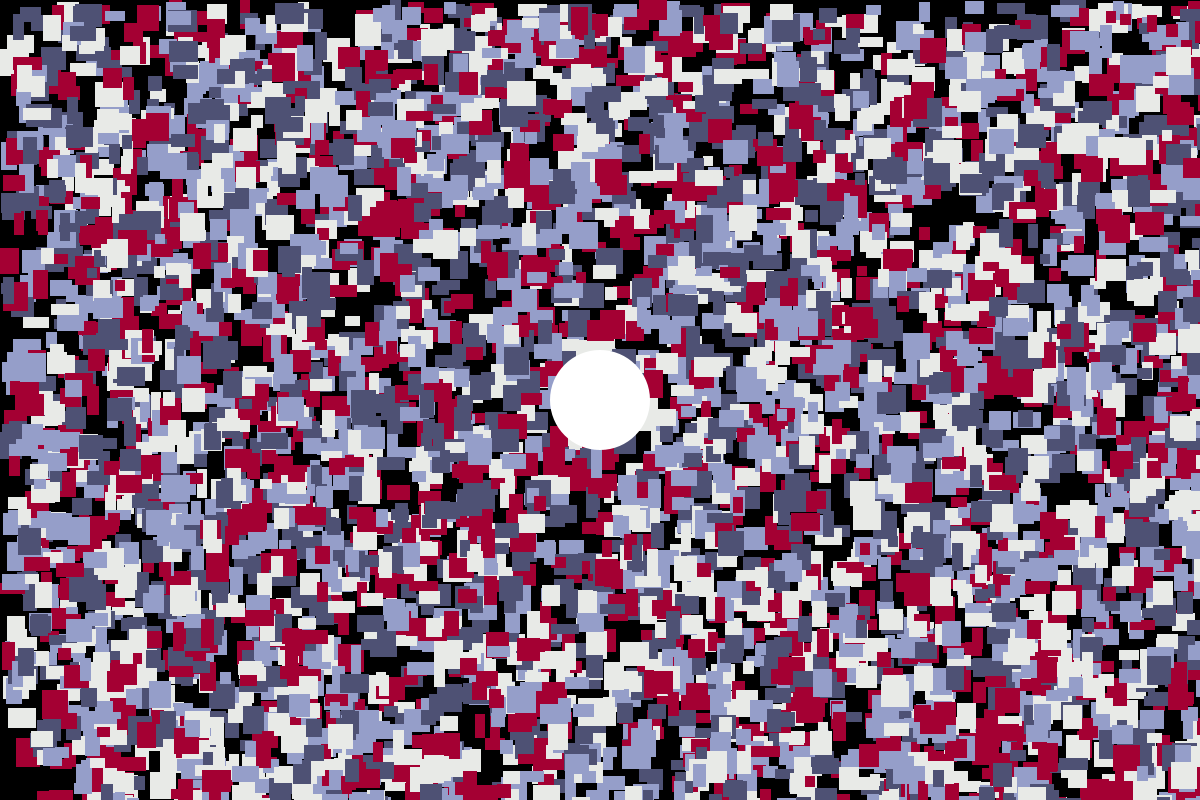
Frame 1 (no input)
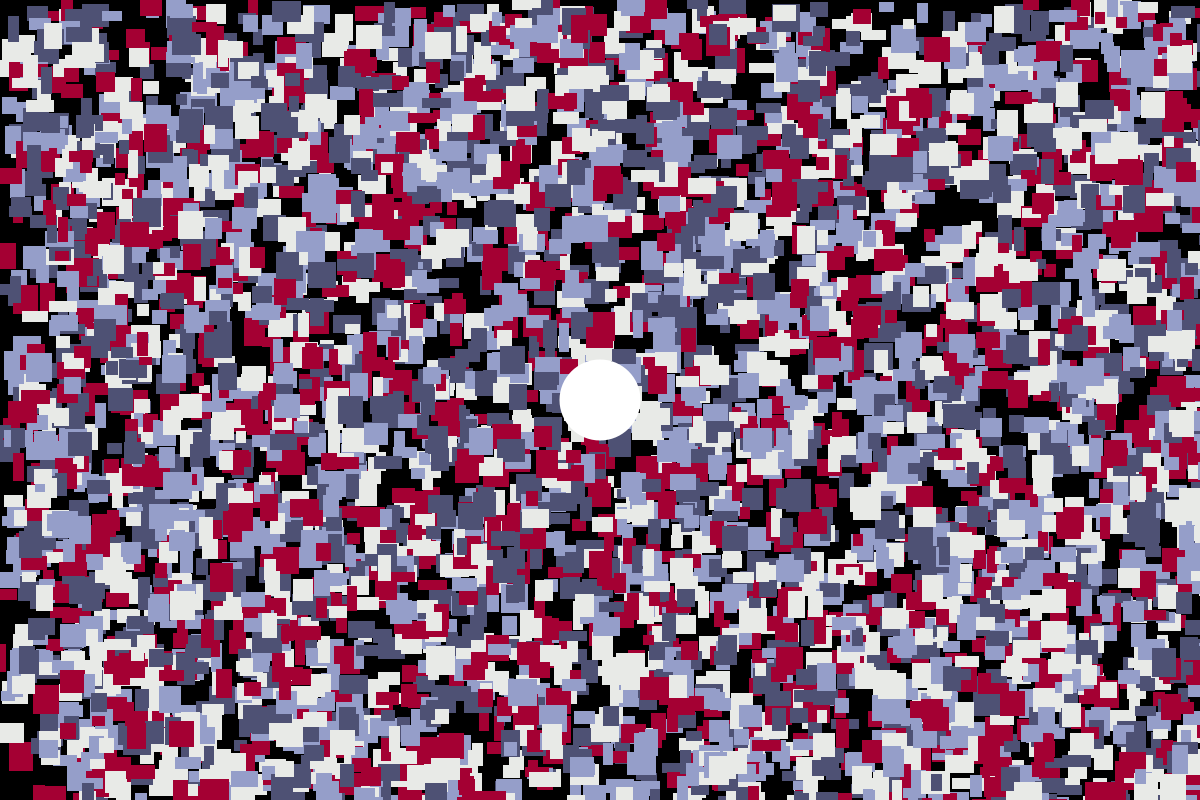
Frame 60 (the mouse pressed at the canvas centre just before this capture)
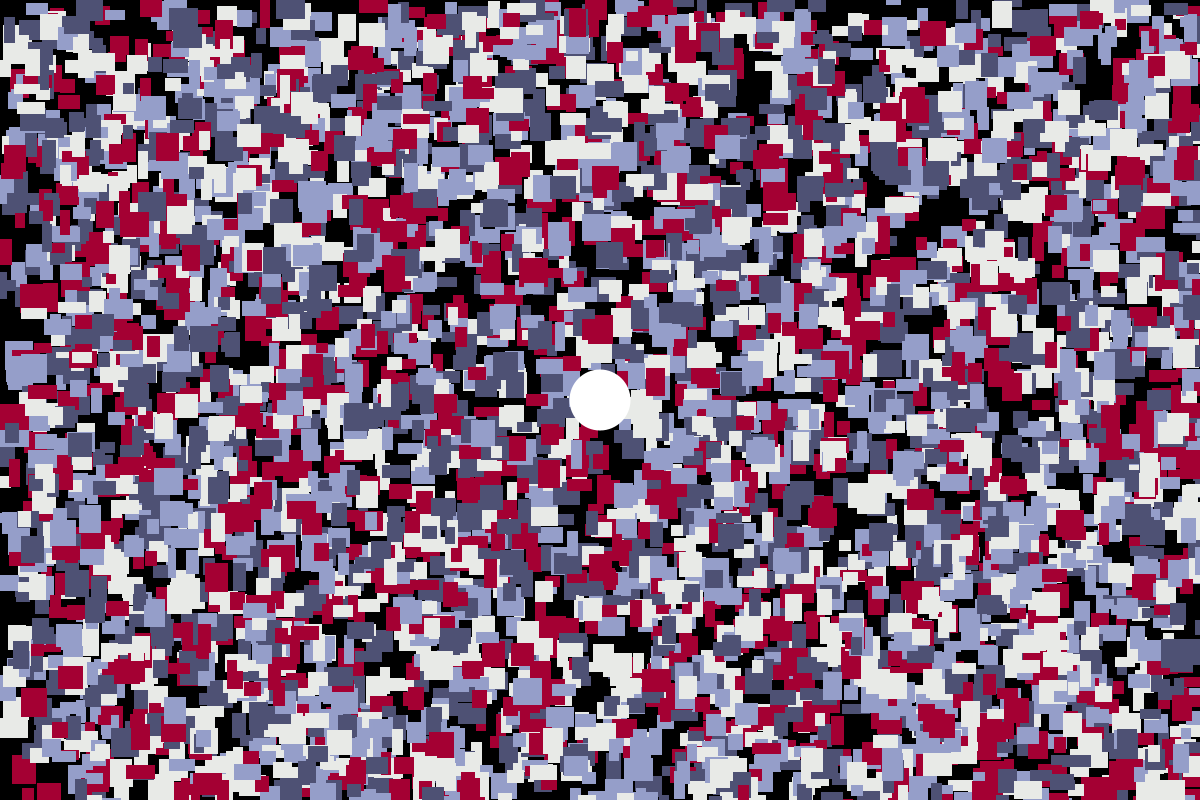
Frame 120 (the mouse held since frame 60 and released just before this capture)

The Processing sketch that drew these frames (run headless with seeded random() and noise(); from frame 60 on, the mouse is pressed at the canvas centre):

// Processing sketch: Pattern_51_SHAKY
// ── Pattern_51_SHAKY.pde
class rectangle {
    // position
    int x;
    int y;

    // dimensions
    int width;
    int height;

    // color
    int red = 0;
    int green = 0;
    int blue = 0;
    color col;

    // scale
    float scale_width = 1;
    float scale_height = 1;

    // the constructor
    rectangle(int _x, int _y, int _width, int _height) {
        x = _x;
        y = _y;
        width = _width;
        height = _height;
    }

    // setter fuction
    void set_color(int _red, int _green, int _blue) {
        red = _red;
        green = _green;
        blue = _blue;
        col = colAll[int(random(1,5))];
    }

    void set_pos(int _x, int _y) {
        x = _x;
        y = _y;
    }

    void set_dimension(int _width, int _height) {
        width = _width;
        height = _height;
    }

    void scale(float width_s, float height_s) {
        scale_width = width_s;
        scale_height = height_s;
    }

    void draw() {
        // set the collor of the rectangle
        fill(col);

        noStroke();

        // draw the rectangle
        rect(int(x * scale_width), int(y * scale_height), int(width * scale_width), int(height * scale_height));
    }

    void update() {
        // add a random direction
        x = x + round(random(-1.5, 1.5));
        y = y + round(random(-1.5, 1.5));
    }
};

class circle {
    // position
    int x;
    int y;

    // dimensions
    int radius;

    // color
    int red = 0;
    int green = 0;
    int blue = 0;

    // scale
    float scale_width = 1;
    float scale_height = 1;

    circle(int _x, int _y, int _radius) {
        x = _x;
        y = _y;
        radius = _radius;
    }

    void set_color(int _red, int _green, int _blue) {
        red = _red;
        green = _green;
        blue = _blue;
    }

    void set_pos(int _x, int _y) {
        x = _x;
        y = _y;
    }

    void set_dimension(int _radius) {
        radius = _radius;
    }

    void scale(float width_s, float height_s) {
        scale_width = width_s;
        scale_height = height_s;
    }

    void draw() {
        // set the collor of the rectangle
        fill(red, green, blue);

        noStroke();

        // draw the rectangle
        circle(int(x * scale_width), int(y * scale_height), int(radius * scale_width));
    }

    void update() {
        // add a random direction
        x = x + round(random(-1.5, 1.5));
        y = y + round(random(-1.5, 1.5));
    }
};

// list with 5000 elements(rectangles)
rectangle[] boxes = new rectangle[5000];
circle c;

// initial screen size
float start_width, start_height;

// become smaller first
boolean circle_dir = false;
int count = 0;

//colors 
color darkblue = color(40,38,75);
color midblue = color(78,81,116);
color lightblue = color(149,158,201);
color white = color(232,234,231);
color red = color(164,0,51);
color[] colAll = { darkblue, midblue, lightblue, white, red};

void setup() {
    size(1200, 800);

    // loop
    for (int i = 0; i < boxes.length; i = i + 1) {
        boxes[i] = new rectangle(int(random(width)), int(random(height)), int(random(10, 30)), int(random(10, 30)));

        boxes[i].set_color(int(random(255)), int(random(255)), int(random(255)));
    }

    // update initial screen size
    start_width = width;
    start_height = height;

    // create circle
    c = new circle(width / 2, height / 2, 100);
    c.set_color(255, 255, 255);
}

void draw() {
    // clear the screen
    fill(0,0,0);
    rect(0, 0, width, height);

    // calculate scale
    float width_scale = width / start_width;
    float height_scale = height / start_height;

    for (int i = 0; i < boxes.length; i = i + 1) {
        // resize
        boxes[i].scale(width_scale, height_scale);

        // animate box
        boxes[i].update();

        // draw
        boxes[i].draw();
    }

    // resize circle
    c.scale(width_scale, height_scale);
    
    // check if we need to update the animation of the circle
    if (count >= 3) {
        count = 0;

        // animate circle
        if (circle_dir == true) {
            // change size to a bigger size
            c.set_dimension(c.radius + 1);

            if (c.radius >= 300) {
                circle_dir = false;
            }
        } 
        else {
            // change size to a smaller size
            c.set_dimension(c.radius - 1);

            // check if circle is to small
            if (c.radius <= 50) {
                circle_dir = true;
            }
        }
    }

    // draw circle
    c.draw();

    // update counter for circle
    count = count + 1;
}
